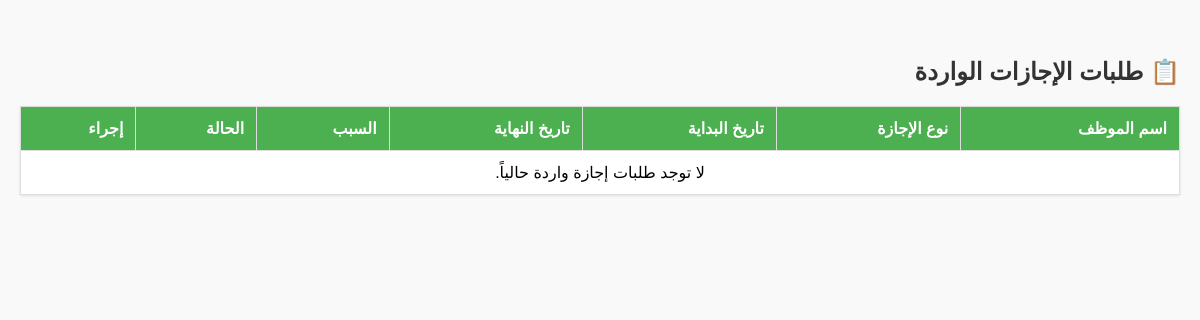
The app's page /admin/leaves (signed in), older data.
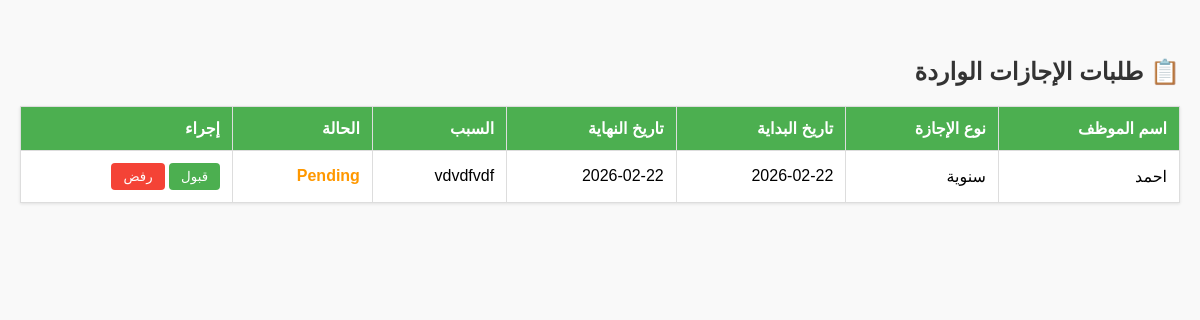
The same page, newer data.
### models.py (models this page shows, shortened)
class TemplateAccessMixin:
    def __getitem__(self, key):
        value = getattr(self, key)
        if hasattr(value, "isoformat"):
            return value.isoformat()
        return value

class LeaveRequest(TemplateAccessMixin, db.Model):
    __tablename__ = "leave_requests"
    id = db.Column(db.Integer, primary_key=True)
    user_id = db.Column(db.Integer, db.ForeignKey("employees.id", ondelete="CASCADE"))
    leave_type = db.Column(db.String(100))
    start_date = db.Column(db.Date)
    end_date = db.Column(db.Date)
    reason = db.Column(db.Text)
    status = db.Column(db.String(20), nullable=False, default="Pending")
    request_date = db.Column(db.DateTime, nullable=False, default=datetime.utcnow)
    employee = db.relationship("Employee", back_populates="leave_requests")

class Employee(TemplateAccessMixin, db.Model):
    __tablename__ = "employees"
    id = db.Column(db.Integer, primary_key=True)
    name = db.Column(db.String(150), nullable=False)
    username = db.Column(db.String(80), unique=True, nullable=False, index=True)
    password = db.Column(db.String(255), nullable=False)
    dept = db.Column(db.String(100))
    role = db.Column(db.String(20), nullable=False, default="Employee")
    photo = db.Column(db.String(255))
    face_encoding = db.Column(db.Text)
    hourly_rate = db.Column(db.Float, nullable=False, default=0.0)
    created_at = db.Column(db.DateTime, nullable=False, default=datetime.utcnow)
    attendance_records = db.relationship(
        "Attendance",
        back_populates="employee",
        cascade="all, delete-orphan",
    )
    leave_requests = db.relationship(
        "LeaveRequest",
        back_populates="employee",
        cascade="all, delete-orphan",
    )
    payroll_history = db.relationship(
        "PayrollHistory",
        back_populates="employee",
        cascade="all, delete-orphan",
    )

### routes_admin.py (the view)
    @app.route('/admin/leaves')
    def admin_leaves():
        if not session.get('logged_in') or session.get('role') != 'Admin': return redirect(url_for('login'))
        rows = db.session.query(LeaveRequest, Employee).join(Employee, LeaveRequest.user_id == Employee.id).order_by(LeaveRequest.request_date.desc()).all()
        requests = [{"id": req.id, "leave_type": req.leave_type, "start_date": req.start_date, "end_date": req.end_date, "reason": req.reason, "status": req.status, "name": emp.name} for req, emp in rows]
        return render_template('admin_leaves.html', requests=requests)

### templates/admin_leaves.html (shortened to what this page needs)
﻿<!DOCTYPE html>
<html lang="ar" dir="rtl">
<head>
</head>
<body>
    <h2>📋 طلبات الإجازات الواردة</h2>
    <table>
        <thead>
            <tr>
                <th>اسم الموظف</th>
                <th>نوع الإجازة</th>
                <th>تاريخ البداية</th>
                <th>تاريخ النهاية</th>
                <th>السبب</th>
                <th>الحالة</th>
                <th>إجراء</th>
            </tr>
        </thead>
        <tbody>
            {% for req in requests %}
            <tr>
                <td>{{ req['name'] }}</td>
                <td>{{ req['leave_type'] }}</td>
                <td>{{ req['start_date'] }}</td>
                <td>{{ req['end_date'] }}</td>
                <td>{{ req['reason'] }}</td>
                <td class="status-{{ req['status'] }}">{{ req['status'] }}</td>
                <td>
                   {% if req['status'] == 'Pending' %}
                      <form action="{{ url_for('update_leave_status', req_id=req['id']) }}" method="POST" style="display:inline;">
                           <button type="submit" class="btn btn-approve">قبول</button>
                       </form>
                       <form action="{{ url_for('update_leave_status', req_id=req['id']) }}" method="POST" style="display:inline;">
                             <button type="submit" class="btn btn-reject">رفض</button>
                        </form>
                    {% else %}
                        تم اتخاذ قرار
                    {% endif %}
                </td>
            </tr>
            {% else %}
            <tr>
                <td colspan="7" style="text-align: center;">لا توجد طلبات إجازة واردة حالياً.</td>
            </tr>
            {% endfor %}
        </tbody>
    </table>
</body>
</html>

Row changes from the older to the newer data that the page shows:
added LeaveRequest: name "احمد", leave_type "سنوية", start_date "2026-02-22", end_date "2026-02-22", reason "vdvdfvdf", status "Pending"
Text that changed along with them:
text no longer shown: "لا توجد طلبات إجازة واردة حالياً."
